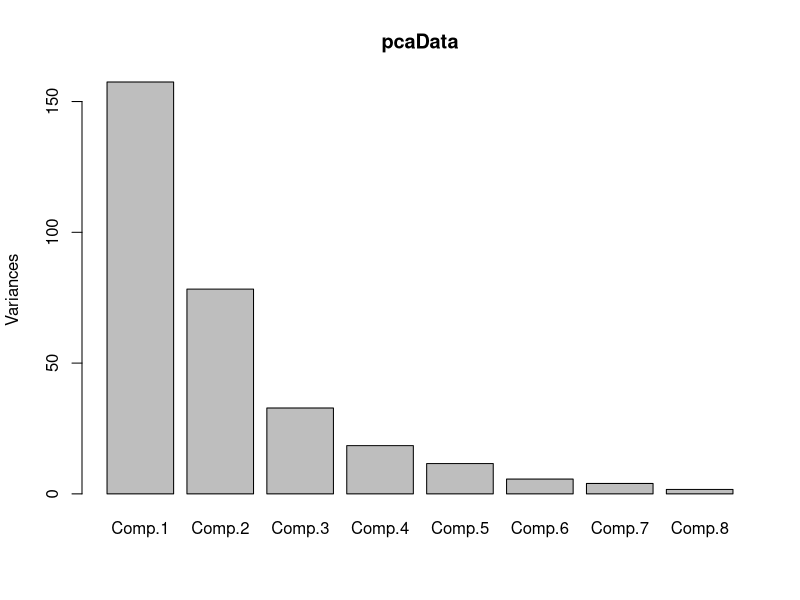
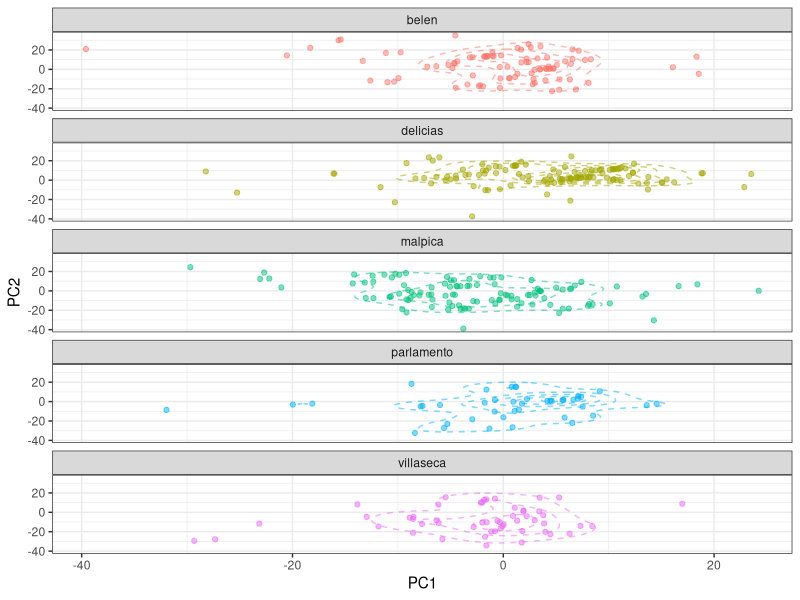

Recreate these plots in R, in order. (Note: this script raises an error after producing the figures.)

library(ggplot2)
library(MASS)
library(caret)
library(vegan)


### 1 - DATA INPUT

## measurements
myData <- read.csv('dataDressel.csv', header=T, sep=",")
# choose the type of Dressel to analyse
myData= subset(myData, type %in% c("Dressel C","Dressel D","Dressel E"))
# keep only the site and the measurements
myData <- myData[,5:13]


## euclidean distance through river
river <- read.csv('riverDistances.csv', header=T, sep=",")
distRiver =as.dist(xtabs(river[, "spatial"] ~ river[, "from"] + river[, "to"]), diag=F)

### 2 - EXPLORATORY DATA ANALYSUS

# PCA
pcaData <- princomp(myData[,1:8])
# plot to check the relevance of the first 2 PC'S
plot(pcaData)
# print table for PC formation
pcaData$loadings

# plot of 2 main PCs
pc1 <- pcaData$scores[,1]
pc2 <- pcaData$scores[,2]
values <- data.frame(pc1=pc1, pc2=pc2, site=myData$site)

pdf("pca.pdf", width=6, height=9)
ggplot(values, aes(x=pc2, y=pc1, col=site)) + geom_density2d(alpha=0.5, linetype="dashed", size=0.5) + geom_point(alpha=0.5) +  facet_wrap(~site,ncol=1) + xlab("PC1") + ylab("PC2") + theme_bw() + theme(legend.position="none")
dev.off()

#other way to do it faceting per type of dressel 
#changes before done: update database, change positions)
#to split by dressel types use ,4:13 with the new database

values <- data.frame(pc1=pc1, pc2=pc2, site=myData$site, type=myData$type)

pdf("testing.pdf", width=6, height=9)
ggplot(values, aes(x=pc2, y=pc1, col=site)) + geom_point(alpha=0.5) +  facet_wrap(~type,ncol=3) + xlab("PC1") + ylab("PC2") + theme_bw()
dev.off()

### 3 - Linear Discriminant Analysis

testData <- myData
# train the model using 8 measurements
DAmodel <- lda(testData[,1:8], testData$site, prior=c(1,1,1,1,1)/5)
# predict the training
DAclass <- predict(DAmodel, testData[,1:8])
# compute confusion matrix
testData$class <- DAclass$class
cm <- confusionMatrix(testData$class, testData$site)$table
# remove diagonal
cm[1,1] = cm[2,2] = cm[3,3] = cm[4,4] = cm[5,5] = NA
# get percentage of errors
cm <- t(t(cm)/colSums(cm, na.rm=TRUE))
# transform number of confused into a dissimilarity matrix
cm <- 1 - cm    
distAmph <- as.dist(cm)

### 4 - Mantel test

mantel(distRiver, distAmph)

